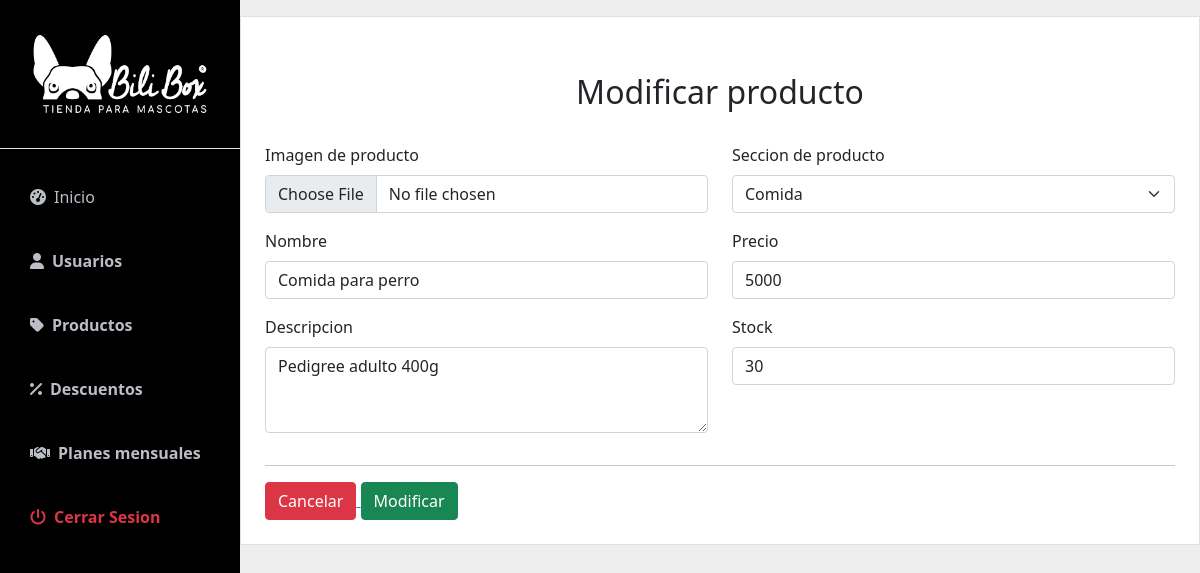
The page /dash_admin/editar/1/ on the database its author committed.
### App/models.py (models this page shows, shortened)
class Articulo(models.Model):
    imagen = models.ImageField(upload_to='articulos/')
    nombre = models.CharField(max_length=50)
    descripcion = models.CharField(max_length=200, null=True, blank=True)
    precio = models.IntegerField()
    seccion = models.CharField( max_length=30)
    stock = models.IntegerField()
    created = models.DateTimeField(auto_now_add=True)
    updated = models.DateTimeField(auto_now_add=True)
    class Meta:
        verbose_name = 'articulo'
        verbose_name_plural = 'articulos'

### AppDashboardAdmin/views.py (the view)
# urls.py: path('editar/<id>/',views.user_edit, name='editar'),
def user_edit(request, id):
    if id != "":
        producto = Articulo.objects.get(id = id)
        context = {"producto": producto}
        return render(request, "productos/modificar.html", context)
    else:
        context = {"mensaje": "Error, usuario no encontrado"}
        return render(request, "productos/productos.html", context)

### AppCarro/context_processor.py (called while the page is built)
def importe_total_carro(request):
    total=0
    try:
      if request.user.is_authenticated:
        for key, value in request.session["carro"].items():
          total = total + (int(value["precio"]) * value["cantidad"])
      else:
        pass
    except:
      pass
    return {'importe_total_carro':total}

### AppDashboardAdmin/templates/productos/modificar.html (shortened to what this page needs)
{% extends 'dash_admin/base_dash_admin.html' %}
{% load static %}
{% block content %}
<div class="container" id="exampleModal" tabindex="-1" aria-labelledby="exampleModalLabel" aria-hidden="true">
    <div class="row">
            <div class="container mt-3 border p-3" style="background-color: white;">
                <form class="row p-2" action="{% url 'admin_page:modificar' producto.id %}" method="POST"  enctype="multipart/form-data">
                    <div class="mt-3 p-3">
                        <h2 class="text-center mb-3">Modificar producto</h2>
                    </div>
                    <div class="col-lg-6">
                        <div class=" mb-3">
                            <label for="imagen" class="form-label">Imagen de producto</label>
                            <input class="form-control" type="file" id="imagen" name="imagen">
                        </div>
                        <div class=" mb-3">
                            <label for="nombre" class="form-label">Nombre</label>
                            <input type="text" class="form-control" id="nombre" name="nombre" value="{{producto.nombre}}"
                                placeholder="Ingrese nombre del producto">
                        </div>
                        <div class="mb-3">
                            <label for="desc" class="form-label">Descripcion</label>
                            <textarea class="form-control" id="desc" rows="3" name="desc">{{producto.descripcion}}</textarea>
                        </div>
                    </div>
                    <div class="col-lg-6">
                        <label for="" class="form-label">Seccion de producto</label>
                        <select class="form-select mb-3" aria-label="Default select example" name="seccion">
                            <option {% if producto.seccion == "comida" %} selected {% endif %} value="comida">Comida</option>
                        </select>
                        <div class=" mb-3">
                            <label for="precio" class="form-label">Precio</label>
                            <input type="number" class="form-control" id="precio" name="precio" placeholder="$$" value="{{producto.precio}}">
                        </div>
                        <div class=" mb-3">
                            <label for="stock" class="form-label">Stock</label>
                            <input type="number" class="form-control" id="stock" name="stock" value="{{producto.stock}}"
                                placeholder="Ingrese cantidad de stock">
                        </div>
                    </div>
                    <div class="">
                        <hr>
                        <a href="{% url 'admin_page:productos' %}">
                            <button type="button" class="btn btn-danger" data-bs-dismiss="modal">Cancelar</button>
                        </a>
                            <button type="submit" class="btn btn-success">Modificar</button>
                    </div>
                </form>
            </div>
    </div>
</div>
{% endblock %}

### AppDashboard/static/css/dash-style.css (style rules this page uses)
:root { --main-bg-color: #009d63; --main-text-color: #009d63; --second-text-color: #bbbec5; --second-bg-color: #c1efde; }

### rows shown on the page
Articulo: nombre "Comida para perro", desc "Pedigree adulto 400g", seccion "Comida", precio "5000", stock "30"
